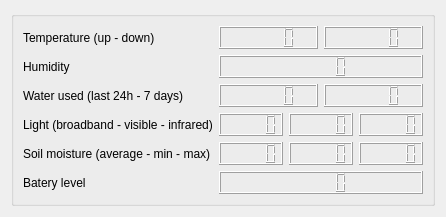
              <widget class="QWidget" name="tab_16">
               <attribute name="title">
                <string>Current greenhouse data</string>
               </attribute>
               <layout class="QHBoxLayout" name="horizontalLayout_57">
                <item>
                 <widget class="QGroupBox" name="groupBox_31">
                  <property name="title">
                   <string/>
                  </property>
                  <layout class="QHBoxLayout" name="horizontalLayout_54">
                   <item>
                    <layout class="QGridLayout" name="gridLayout_32">
                     <item row="0" column="0">
                      <widget class="QLabel" name="label_75">
                       <property name="text">
                        <string>Temperature (up - down)</string>
                       </property>
                      </widget>
                     </item>
                     <item row="3" column="1">
                      <layout class="QHBoxLayout" name="horizontalLayout_59">
                       <item>
                        <widget class="QLCDNumber" name="lcdNumber_3"/>
                       </item>
                       <item>
                        <widget class="QLCDNumber" name="lcdNumber_2"/>
                       </item>
                       <item>
                        <widget class="QLCDNumber" name="lcdNumber"/>
                       </item>
                      </layout>
                     </item>
                     <item row="0" column="1">
                      <layout class="QHBoxLayout" name="horizontalLayout_56">
                       <item>
                        <widget class="QLCDNumber" name="lcdNumber_37"/>
                       </item>
                       <item>
                        <widget class="QLCDNumber" name="lcdNumber_38"/>
                       </item>
                      </layout>
                     </item>
                     <item row="2" column="0">
                      <widget class="QLabel" name="label_78">
                       <property name="text">
                        <string>Water used (last 24h - 7 days)</string>
                       </property>
                      </widget>
                     </item>
                     <item row="1" column="1">
                      <widget class="QLCDNumber" name="lcdNumber_32"/>
                     </item>
                     <item row="4" column="0">
                      <widget class="QLabel" name="label_85">
                       <property name="text">
                        <string>Soil moisture (average - min - max)</string>
                       </property>
                      </widget>
                     </item>
                     <item row="5" column="0">
                      <widget class="QLabel" name="label_77">
                       <property name="text">
                        <string>Batery level</string>
                       </property>
                      </widget>
                     </item>
                     <item row="5" column="1">
                      <layout class="QHBoxLayout" name="horizontalLayout_58">
                       <item>
                        <widget class="QLCDNumber" name="lcdNumber_39"/>
                       </item>
                      </layout>
                     </item>
                     <item row="1" column="0">
                      <widget class="QLabel" name="label_74">
                       <property name="text">
                        <string>Humidity</string>
                       </property>
                      </widget>
                     </item>
                     <item row="3" column="0">
                      <widget class="QLabel" name="label_76">
                       <property name="text">
                        <string>Light (broadband - visible - infrared)</string>
                       </property>
                      </widget>
                     </item>
                     <item row="2" column="1">
                      <layout class="QHBoxLayout" name="horizontalLayout_55">
                       <item>
                        <widget class="QLCDNumber" name="lcdNumber_35"/>
                       </item>
                       <item>
                        <widget class="QLCDNumber" name="lcdNumber_36"/>
                       </item>
                      </layout>
                     </item>
                     <item row="4" column="1">
                      <layout class="QHBoxLayout" name="horizontalLayout_64">
                       <item>
                        <widget class="QLCDNumber" name="lcdNumber_33"/>
                       </item>
                       <item>
                        <widget class="QLCDNumber" name="lcdNumber_40"/>
                       </item>
                       <item>
                        <widget class="QLCDNumber" name="lcdNumber_7"/>
                       </item>
                      </layout>
                     </item>
                    </layout>
                   </item>
                  </layout>
                 </widget>
                </item>
               </layout>
              </widget>
